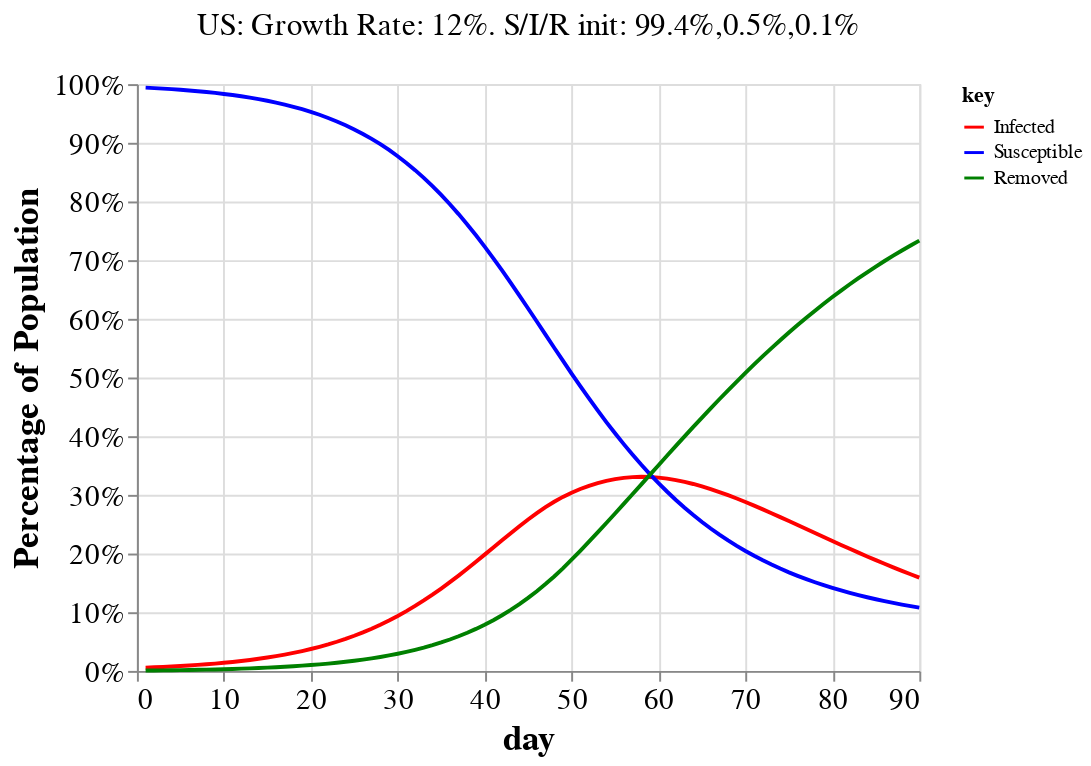

Notebook source saved alongside this figure:
### Code cell
#hide_input
import altair as alt

alt.data_transformers.disable_max_rows()

select_country = alt.selection_single(
    name='Select',
    fields=['country'],
    init={'country': sir_plot_countries[0]},
    bind=alt.binding_select(options=sorted(sir_plot_countries))
)

title = (alt.Chart(df_alt[['country', 'title']].drop_duplicates())
              .mark_text(dy=-180, dx=0, size=16)
              .encode(text='title:N')
              .transform_filter(select_country))

line_cols = ['Infected', 'Susceptible', 'Removed']
lines = (alt.Chart(df_alt)
       .mark_line()
       .transform_fold(line_cols)
        .encode(x='day:Q',
                y=alt.Y('value:Q', axis=alt.Axis(
                    format='%', title='Percentage of Population')),
                color=alt.Color(
                    'key:N', scale=alt.Scale(
                        domain=line_cols, range=['red', 'blue', 'green'])))
            .add_selection(select_country)
            .transform_filter(select_country))
((lines + title)
 .configure_title(fontSize=20)
 .configure_axis(labelFontSize=15, titleFontSize=18, grid=True))

### Figure 1 — Vega-Lite specification as saved in the notebook (floating-point values rounded to 4 significant figures; data arrays with more than 128 entries replaced by an {"elided": "..."} marker saying what was removed)
{"config": {"view": {"continuousWidth": 400, "continuousHeight": 300}, "axis": {"grid": true, "labelFontSize": 15, "titleFontSize": 18}, "title": {"fontSize": 20}}, "layer": [{"data": {"name": "data-881142075aef2dfbaa7994ee083adf3d"}, "mark": "line", "encoding": {"color": {"type": "nominal", "field": "key", "scale": {"domain": ["Infected", "Susceptible", "Removed"], "range": ["red", "blue", "green"]}}, "x": {"type": "quantitative", "field": "day"}, "y": {"type": "quantitative", "axis": {"format": "%", "title": "Percentage of Population"}, "field": "value"}}, "selection": {"Select": {"type": "single", "fields": ["country"], "init": {"country": "US"}, "bind": {"input": "select", "options": ["Algeria", "Belgium", "Brazil", "Canada", "France", "Germany", "India", "Iran", "Italy", "Netherlands", "Peru", "Philippines", "Portugal", "Romania", "Spain", "Sweden", "Switzerland", "Turkey", "US", "United Kingdom"]}}}, "transform": [{"fold": ["Infected", "Susceptible", "Removed"]}, {"filter": {"selection": "Select"}}]}, {"data": {"name": "data-a20ad2dcd1a1e969b13123cf2e1ad7d7"}, "mark": {"type": "text", "dx": 0, "dy": -180, "size": 16}, "encoding": {"text": {"type": "nominal", "field": "title"}}, "transform": [{"filter": {"selection": "Select"}}]}], "$schema": "https://vega.github.io/schema/vega-lite/v4.8.1.json", "datasets": {"data-881142075aef2dfbaa7994ee083adf3d": {"elided": "1800 records"}, "data-a20ad2dcd1a1e969b13123cf2e1ad7d7": [{"country": "US", "title": "US: Growth Rate: 12%. S/I/R init: 99.4%,0.5%,0.1%"}, {"country": "France", "title": "France: Growth Rate: 14%. S/I/R init: 97.7%,2.0%,0.3%"}, {"country": "United Kingdom", "title": "United Kingdom: Growth Rate: 13%. S/I/R init: 98.5%,1.4%,0.2%"}, {"country": "Spain", "title": "Spain: Growth Rate: 6%. S/I/R init: 96.5%,2.8%,0.6%"}, {"country": "Italy", "title": "Italy: Growth Rate: 4%. S/I/R init: 97.4%,1.8%,0.8%"}, {"country": "Iran", "title": "Iran: Growth Rate: 5%. S/I/R init: 99.5%,0.4%,0.1%"}, {"country": "Belgium", "title": "Belgium: Growth Rate: 9%. S/I/R init: 98.0%,1.7%,0.3%"}, {"country": "Turkey", "title": "Turkey: Growth Rate: 15%. S/I/R init: 99.8%,0.2%,0.0%"}, {"country": "Netherlands", "title": "Netherlands: Growth Rate: 7%. S/I/R init: 98.6%,1.1%,0.3%"}, {"country": "Germany", "title": "Germany: Growth Rate: 7%. S/I/R init: 99.8%,0.2%,0.0%"}, {"country": "Brazil", "title": "Brazil: Growth Rate: 14%. S/I/R init: 100.0%,0.0%,0.0%"}, {"country": "Canada", "title": "Canada: Growth Rate: 14%. S/I/R init: 99.9%,0.1%,0.0%"}, {"country": "Sweden", "title": "Sweden: Growth Rate: 9%. S/I/R init: 99.4%,0.5%,0.1%"}, {"country": "Switzerland", "title": "Switzerland: Growth Rate: 5%. S/I/R init: 99.1%,0.7%,0.2%"}, {"country": "India", "title": "India: Growth Rate: 20%. S/I/R init: 100.0%,0.0%,0.0%"}, {"country": "Portugal", "title": "Portugal: Growth Rate: 9%. S/I/R init: 99.5%,0.4%,0.1%"}, {"country": "Algeria", "title": "Algeria: Growth Rate: 12%. S/I/R init: 99.9%,0.1%,0.0%"}, {"country": "Romania", "title": "Romania: Growth Rate: 11%. S/I/R init: 99.8%,0.1%,0.0%"}, {"country": "Philippines", "title": "Philippines: Growth Rate: 9%. S/I/R init: 100.0%,0.0%,0.0%"}, {"country": "Peru", "title": "Peru: Growth Rate: 18%. S/I/R init: 99.9%,0.1%,0.0%"}]}}
